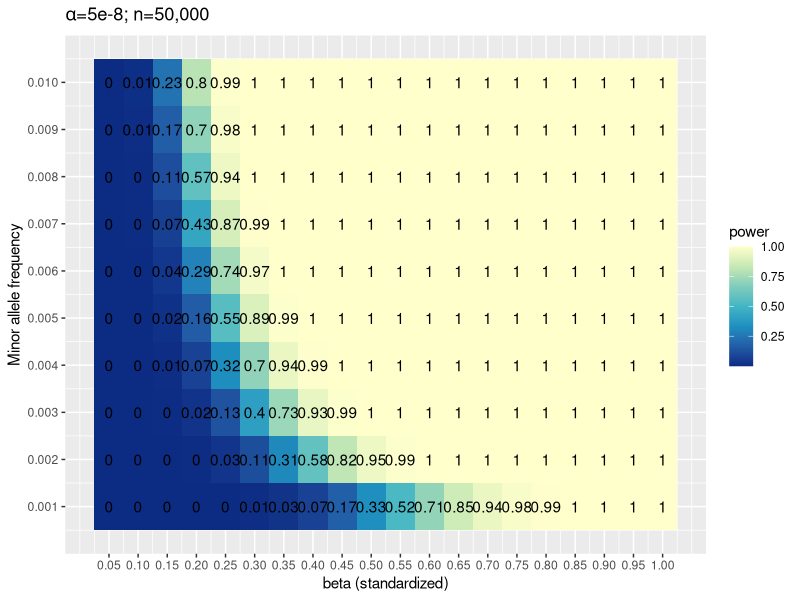
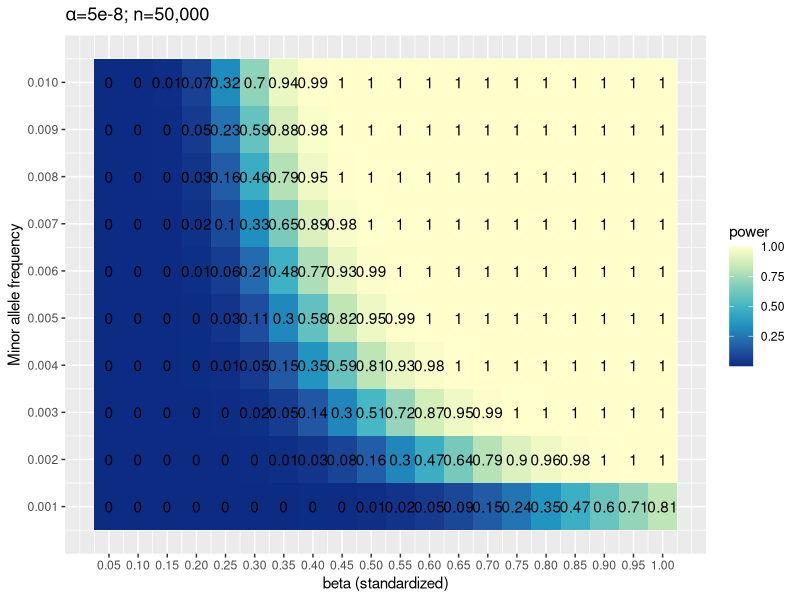
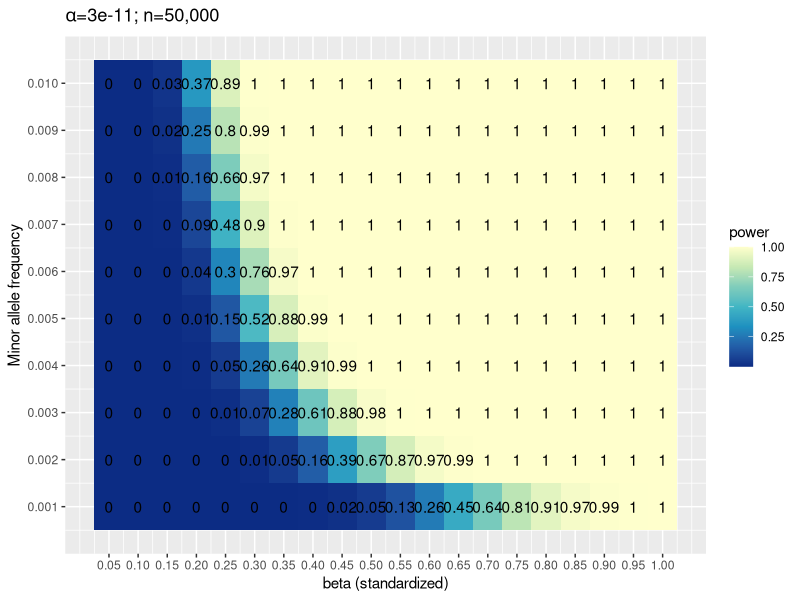
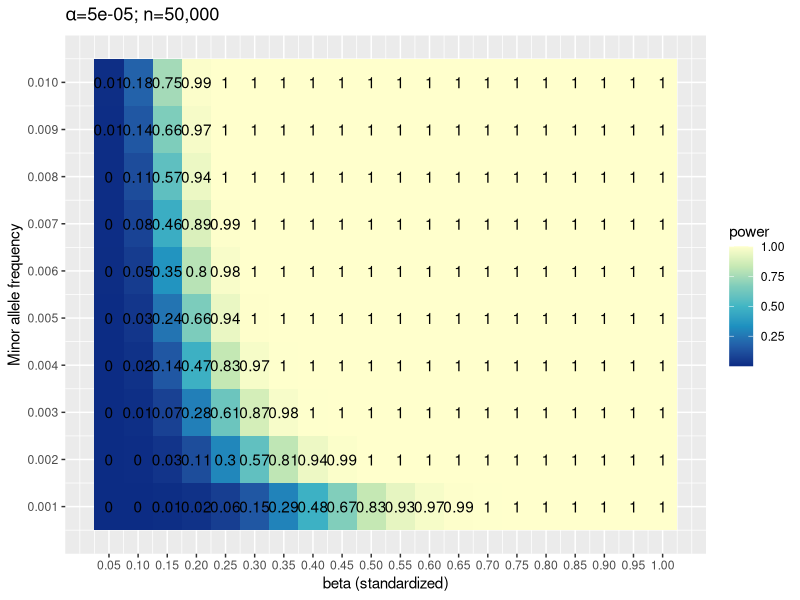
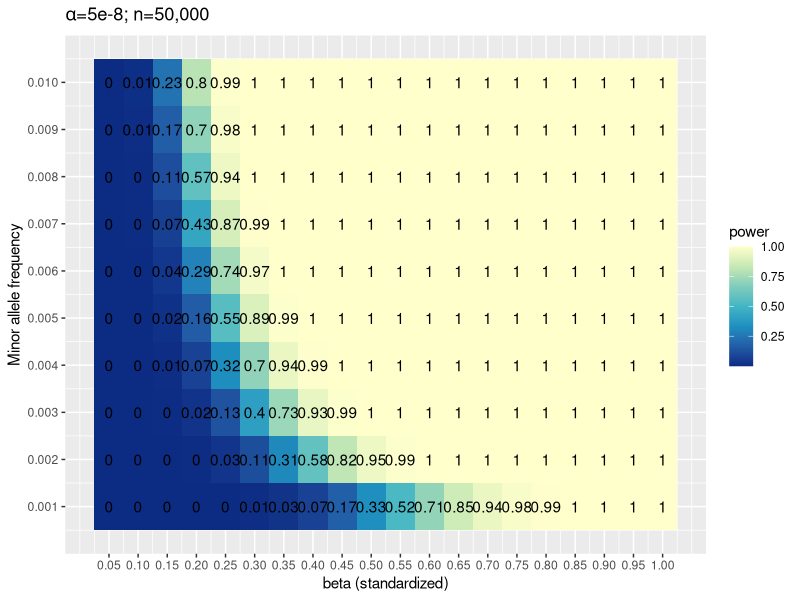
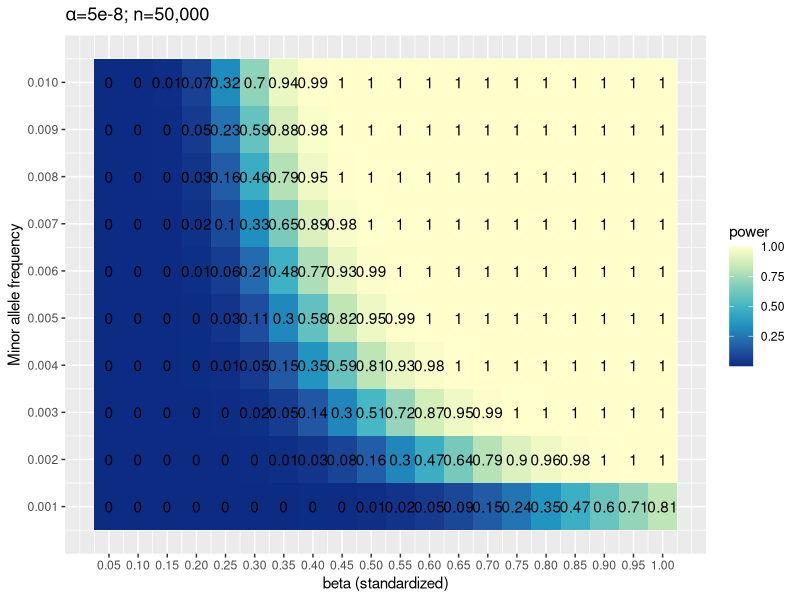
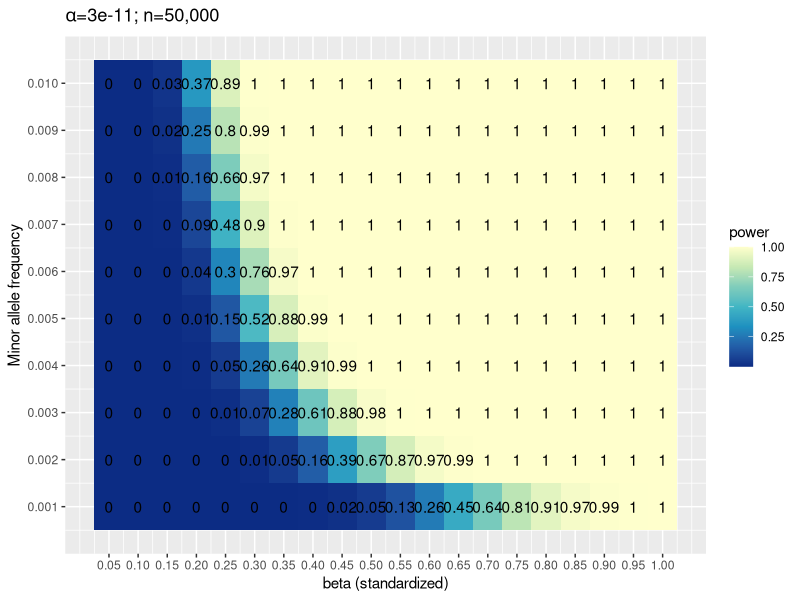
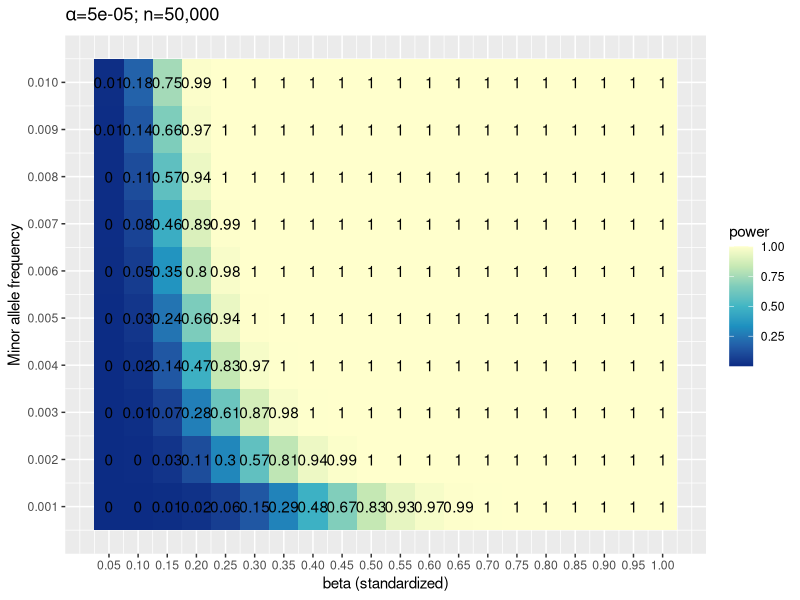

These figures' R source, in order:
# R functions for power calculations of GWAS studies, under varying MAF and beta parameters. 
# Suitable for classical (i.e. single-SNP single-trait) GWAS studies using linear regression models, i.e for quantitative traits.

# Modification of https://github.com/kaustubhad/gwas-power with the following addition: 
# Can also parameterize the Linkage disequillibrium (r2) between the causal SNP and the genotyped SNP

# Uses formulae for power calculation presented in Appendix A of
# Visscher PM, Wray NR, Zhang Q, et al. 10 Years of GWAS Discovery: Biology, Function, and Translation. Am J Hum Genet 2017;101(1):5-22. doi: 10.1016/j.ajhg.2017.06.005.
# Assumes that additional covariates, if any, are uncorrelated to the SNP.
# in such cases, if the SNP is severely stratified, these formulae will not be applicable, and a simulation-based approach might be preferrable.
# Calculates power by calculating the non-centrality parameter (NCP) of the chi-square statistic under the alternative hypothesis.
# NCP is the degree to which the null distribution is wrong. 

# Parameters:
# n		=    Sample size (has to be >= 0)
# qsq	=    Fraction of trait variance explained by the SNP. Must be in range [0,1]. 
# beta	= Effect size of the SNP on the trait, in SD units. Only square of beta is used, so result is symmetric in +ve and -ve beta values. For simplicity, preferable to have all beta to be +ve.
# maf	= Minor allele frequency of the SNP (between 0 and 0.5).
# het	= Heterozygous genotype frequency. Equal to 2*maf*(1-maf) under Hardy-Weinberg Equilibrium. Must be in range [0,1].  
# pval	= P-value threshold for significance. Common values are 5E-8 (for genome-wide significance) or 1E-5 (for suggestive significance). 

# Use as: source("power_calc_functions.R")

# Tested under R version 3.4.1.

library(reshape2)
library(ggplot2)

is.scalar <- function(v) { is.numeric(v) && length(v)==1; }
# Accessory function: Check whether the input is numeric scalar.
# Used by other functions for power calculation in checking input consistency.
# The user doesn't need to use this function directly.


power_beta_maf <- function(beta, maf, n, r2, pval = 5E-8) {
  # Calculates power based on a range of values of beta and maf. n and pval has to be fixed. Could be used when HWE assumption holds.
  # Parameters as defined above.
  # beta and maf can be vectors.
  # n and pval has to be single numeric values.
  # Default for pval is the common genome-wide significance threshold 5E-8.
  # Returns pow, a matrix containing power values, with beta along rows and maf along columns.
  # Can contain NA if NCP is negative, NA or infinite, which may happen e.g. if beta is very large.
  # Example call: pow = power_beta_maf(beta = (5:10)/50, maf = (1:5)/10, n = 5000, pval=5E-8)
  
  if (missing(beta)) { stop("Parameter beta not found."); }
  if (missing(maf)) { stop("Parameter maf not found."); }
  if (missing(n)) { stop("Parameter n not found."); }
  if ( !( is.vector(beta) && is.numeric(beta) ) ) { stop("Parameter beta not a numeric vector."); }
  if ( !( is.vector(maf) && is.numeric(maf) ) ) { stop("Parameter maf not a numeric vector."); }
  if ( !( is.scalar(n) ) ) { stop("Parameter n not a numeric scalar."); }
  if ( !( is.scalar(pval) ) ) { stop("Parameter pval not a numeric scalar."); }
  if ( any( !is.finite(beta) ) ) { stop("Parameter beta has unacceptable values."); }
  if ( any( maf<0 | maf>0.5 | !is.finite(maf) ) ) { stop("Parameter maf has unacceptable values."); }
  if ( n<0 | !is.finite(n) ) { stop("Parameter n has unacceptable value."); }
  if ( pval<=0 | pval>=1 | !is.finite(pval) ) { stop("Parameter pval has unacceptable value."); }
  
  th <- qchisq(pval, df=1, lower.tail = F); # Significance threshold for chi-square, corresponding to P-value threshold
  
  pow <- matrix(NA, nrow = length(beta), ncol = length(maf)); # Pre-allocalte matrix to store power values
  rownames(pow) <- beta # row names are betas
  colnames(pow) <- maf # columns are MAFs
  
  for (i in 1:length(beta)) {
    
    for (j in 1:length(maf)) {
      
      # Calculate qsq and then NCP parameter, including new parameter r2 
      q2 <- 2 * maf[j] * (1-maf[j])*(beta[i]^2)
      ncp <- n * r2 * q2/(1-q2) 
      if (is.finite(ncp) && ncp >= 0) { pow[i,j] <- pchisq(q = th, df = 1, lower.tail = F, ncp = ncp); } # Calculate power when NCP is finite and >=0
    }}
  
  return(pow); 
}


## 1. Genome-wide significance (alpha = 5e-8) and UK Biobank-size cohort
pow <- power_beta_maf(beta = (1:20)/20, maf = (1:10)/1000, r2 = 1, n = 50000, pval=5E-8)
m <- melt(pow)
names(m) <- c("beta", "maf", "power")
ggplot(m, aes(x = beta, y = maf, fill = power, label = round(power, digits = 2))) + geom_tile(aes(fill = power)) + 
  scale_fill_distiller(palette = "YlGnBu") + geom_text(aes(label = round (power, digits = 2))) + 
  labs (x = "beta (standardized)", y = "Minor allele frequency", title =  bquote(paste(alpha,"=5e-8; n=50,000",sep='')))  + 
  scale_x_continuous (breaks = unique(m$beta)) + scale_y_continuous (breaks = unique(m$maf))
ggsave(plot = last_plot(), filename = '/home/sorokin/projects/power/power_calcs_ppp_2.png',dpi = 330, units = "in", height = 5, width = 10)
                                                            
## 2. Genome-wide significance (alpha = 5e-8) and n=20K cohort

pow <- power_beta_maf(beta = (1:20)/20, maf = (1:10)/1000, r2 = 1, n = 20000, pval=5E-8)
m <- melt(pow)
names(m) <- c("beta", "maf", "power")
ggplot(m, aes(x = beta, y = maf, fill = power, label = round(power, digits = 2))) + geom_tile(aes(fill = power)) + 
  scale_fill_distiller(palette = "YlGnBu") + geom_text(aes(label = round (power, digits = 2))) + 
  labs (x = "beta (standardized)", y = "Minor allele frequency", title =  bquote(paste(alpha, "=5e-8; n=50,000", sep='')))  + 
  scale_x_continuous (breaks = unique(m$beta)) + scale_y_continuous (breaks = unique(m$maf))
ggsave(plot = last_plot(), filename = '/home/sorokin/projects/power/power_calcs_ppp_n20000.png',dpi = 330, units = "in", height = 5, width = 10)

## 3. Study-wide significance (alpha = 5e-8/1536) and n=50K cohort
pval = 5E-8/1536
pow <- power_beta_maf(beta = (1:20)/20, maf = (1:10)/1000, r2 = 1, n = 50000, pval = pval)
m <- melt(pow)
names(m) <- c("beta", "maf", "power")
ggplot(m, aes(x = beta, y = maf, fill = power, label = round(power, digits = 2))) + geom_tile(aes(fill = power)) + 
  scale_fill_distiller(palette = "YlGnBu") + geom_text(aes(label = round (power, digits = 2))) + 
  labs (x = "beta (standardized)", y = "Minor allele frequency", title =  bquote(paste(alpha,"=", .(signif(pval, 1)),"; n=50,000", sep='')))  + 
  scale_x_continuous (breaks = unique(m$beta)) + scale_y_continuous (breaks = unique(m$maf))
ggsave(plot = last_plot(), filename = '/home/sorokin/projects/power/power_calcs_ppp_n50000_p3e11.png',dpi = 330, units = "in", height = 5, width = 10)


## 4  . 1000 independent tests and n=50K cohort
pval = 0.05/1000
pow <- power_beta_maf(beta = (1:20)/20, maf = (1:10)/1000, r2 = 1, n = 50000, pval = pval)
m <- melt(pow)
names(m) <- c("beta", "maf", "power")
ggplot(m, aes(x = beta, y = maf, fill = power, label = round(power, digits = 2))) + geom_tile(aes(fill = power)) + 
  scale_fill_distiller(palette = "YlGnBu") + geom_text(aes(label = round (power, digits = 2))) + 
  labs (x = "beta (standardized)", y = "Minor allele frequency", title =  bquote(paste(alpha,"=", .(pval), "; n=50,000",sep='')))  + 
  scale_x_continuous (breaks = unique(m$beta)) + scale_y_continuous (breaks = unique(m$maf))
ggsave(plot = last_plot(), filename = '/home/sorokin/projects/power/power_calcs_ppp_n50000_p5e5.png',dpi = 330, units = "in", height = 5, width = 10)
 